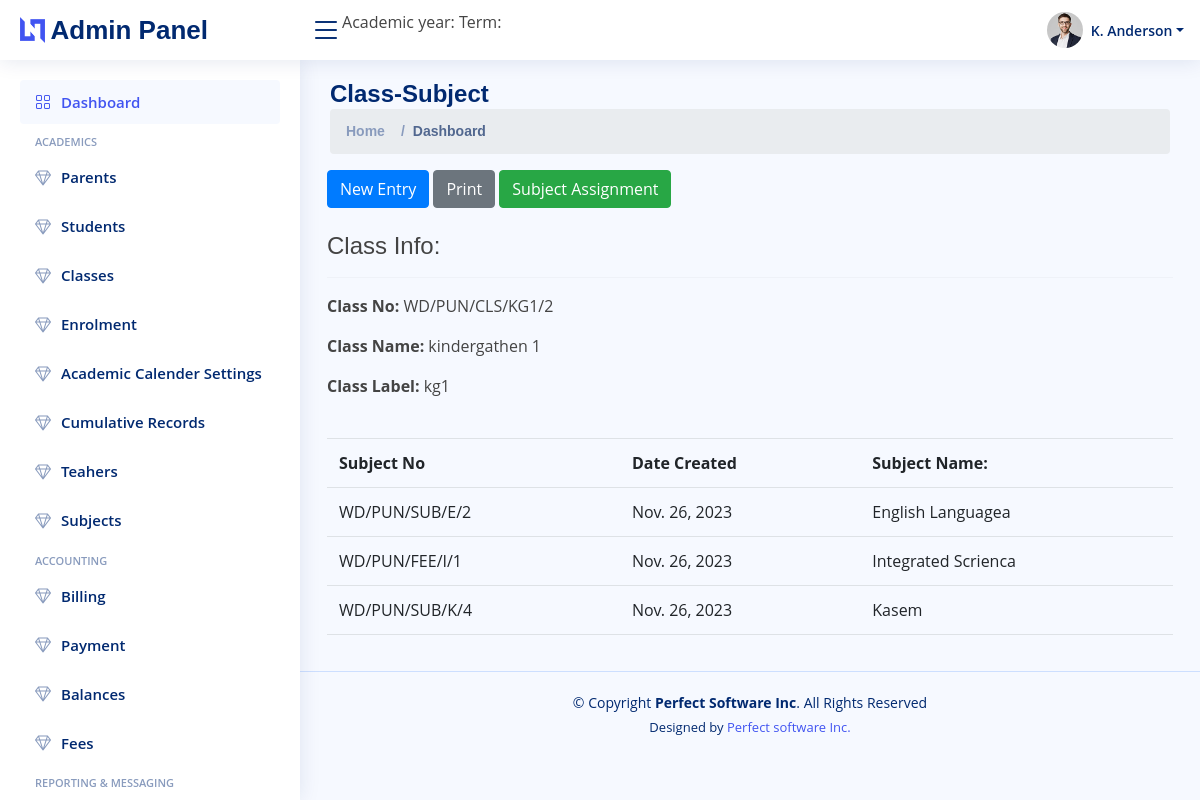
The page /dashboard/class/subjects/2 on the database its author committed.
### classes/models.py (models this page shows)
class Classes(models.Model):
    classNo = models.CharField(max_length=20, unique= True)
    name = models.CharField(max_length = 30, null=True)
    label = models.CharField(max_length = 30, null=True)
    createdAt = models.DateField(max_length = 30, default=datetime.date.today)
    updatedAt = models.DateField(max_length = 30, default=datetime.date.today)

class ClassSubjectAssignment(models.Model):
    classes = models.ForeignKey(to=Classes , on_delete= models.Case)
    subject = models.ForeignKey(to=Subjects , on_delete= models.Case)
    createdAt = models.DateField(max_length = 30, default=datetime.date.today)
    updatedAt = models.DateField(max_length = 30, default=datetime.date.today)

### subjects/models.py (models this page shows)
class Subjects(models.Model):
    subjectNo = models.CharField(max_length=20, unique= True)
    name = models.CharField(max_length = 30, null=True)
    label = models.CharField(max_length = 30, null=True)
    createdAt = models.DateField(max_length = 30, default=datetime.date.today)
    updatedAt = models.DateField(max_length = 30, default=datetime.date.today)

### classes/views.py (the view)
# urls.py: path("dashboard/class/subjects/<int:id>", views.viewClassSubject, name = 'viewclasssubject'),
def viewClassSubject(request,id):
    classes = Classes.objects.filter(id = id).first()
    classSubject = ClassSubjectAssignment.objects.filter(classes = classes).all()
    return render(request,"classsubjectview.html", {'classsubjects':classSubject,'classes':classes})

### classes/templates/classsubjectview.html
{% extends 'dashboard.html' %}
{%block pagetitle%}
<h1>Class-Subject</h1>
{%endblock%}
{%block body%}
<section>
    <div class="row">
        <div class="col-md-12">
            {%include 'classheader.html'%}
        </div>
        <div class="col-md-12">
            {%if classes%}
                <h4>Class Info:</h4><hr/>
                <p><b>Class No: </b>{{classes.classNo}}</p>
                <p><b>Class Name:</b> {{classes.name}}</p>
                <p><b>Class Label:</b> {{classes.label}}</p><br>
            {%endif%}
                {%if classsubjects|length == 0%}
                <h1>No record Found </h1>
                {%else%}
                <table class="table">
                    <tr>
                        <th>Subject No</th>
                        <th>Date Created</th>
                        <th>Subject Name:</th>
                    </tr>
                {% for classsubject in classsubjects%}
                <tr>
                    <td>{{classsubject.subject.subjectNo}}</td>
                    <td>{{classsubject.createdAt}}</td>
                    <td>{{classsubject.subject.name}}</td>
                </tr>
                {%endfor%}
                {%endif%}
            </table>
          </div>
    </div>
</section>
{%endblock%}

### static/style.css (style rules this page uses)
:root { scroll-behavior: smooth; }
body { font-family: "Open Sans", sans-serif; background: #f6f9ff; color: #444444; }
h1, h2, h3, h4, h5, h6 { font-family: "Nunito", sans-serif; }
.pagetitle h1 { font-size: 24px; margin-bottom: 0; font-weight: 600; color: #012970; }

### rows shown on the page
Classes: classNo "WD/PUN/CLS/KG1/2", name "kindergathen 1", label "kg1"
ClassSubjectAssignment: subject.subjectNo "WD/PUN/SUB/E/2", createdAt "Nov. 26, 2023", subject.name "English Languagea"
ClassSubjectAssignment: subject.subjectNo "WD/PUN/FEE/I/1", createdAt "Nov. 26, 2023", subject.name "Integrated Scrienca"
ClassSubjectAssignment: subject.subjectNo "WD/PUN/SUB/K/4", createdAt "Nov. 26, 2023", subject.name "Kasem"
